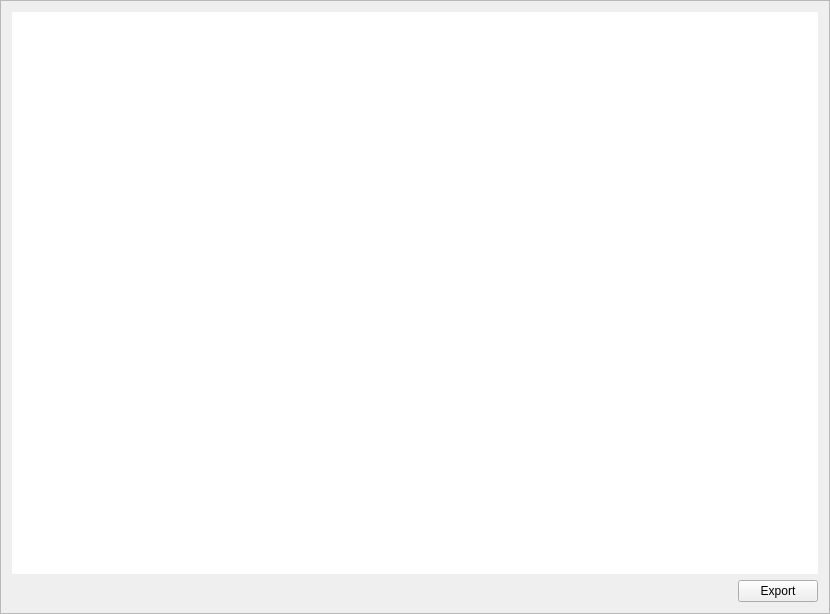
<?xml version="1.0" encoding="UTF-8"?>
<ui version="4.0">
 <class>TransactionsFrame</class>
 <widget class="QFrame" name="TransactionsFrame">
  <property name="geometry">
   <rect>
    <x>0</x>
    <y>0</y>
    <width>830</width>
    <height>614</height>
   </rect>
  </property>
  <property name="windowTitle">
   <string>Frame</string>
  </property>
  <property name="styleSheet">
   <string notr="true">QHeaderView::section {
background-color: #2D2C4D;
color: rgb(215, 215, 215);
padding: 3px;
padding-left: 6px;
border: 0;
margin-bottom: 4px;
font-size: 10pt;
}
</string>
  </property>
  <property name="frameShape">
   <enum>QFrame::StyledPanel</enum>
  </property>
  <property name="frameShadow">
   <enum>QFrame::Raised</enum>
  </property>
  <layout class="QVBoxLayout" name="verticalLayout">
   <item>
    <widget class="QTreeView" name="m_transactionsView">
     <property name="styleSheet">
      <string notr="true">alternate-background-color: #72619e;
</string>
     </property>
     <property name="frameShape">
      <enum>QFrame::NoFrame</enum>
     </property>
     <property name="sizeAdjustPolicy">
      <enum>QAbstractScrollArea::AdjustIgnored</enum>
     </property>
     <property name="editTriggers">
      <set>QAbstractItemView::AnyKeyPressed|QAbstractItemView::CurrentChanged|QAbstractItemView::EditKeyPressed|QAbstractItemView::SelectedClicked</set>
     </property>
     <property name="alternatingRowColors">
      <bool>true</bool>
     </property>
     <property name="rootIsDecorated">
      <bool>false</bool>
     </property>
     <property name="uniformRowHeights">
      <bool>true</bool>
     </property>
     <property name="itemsExpandable">
      <bool>false</bool>
     </property>
     <property name="sortingEnabled">
      <bool>false</bool>
     </property>
     <attribute name="headerCascadingSectionResizes">
      <bool>true</bool>
     </attribute>
     <attribute name="headerShowSortIndicator" stdset="0">
      <bool>false</bool>
     </attribute>
    </widget>
   </item>
   <item>
    <layout class="QHBoxLayout" name="horizontalLayout">
     <item>
      <spacer name="horizontalSpacer">
       <property name="orientation">
        <enum>Qt::Horizontal</enum>
       </property>
       <property name="sizeHint" stdset="0">
        <size>
         <width>40</width>
         <height>20</height>
        </size>
       </property>
      </spacer>
     </item>
     <item>
      <widget class="QPushButton" name="m_csvButton">
       <property name="text">
        <string>Export</string>
       </property>
       <property name="icon">
        <iconset resource="../../resources.qrc">
         <normaloff>:/icons/export</normaloff>:/icons/export</iconset>
       </property>
      </widget>
     </item>
    </layout>
   </item>
  </layout>
 </widget>
 <resources>
  <include location="../../resources.qrc"/>
 </resources>
 <connections>
  <connection>
   <sender>m_csvButton</sender>
   <signal>clicked()</signal>
   <receiver>TransactionsFrame</receiver>
   <slot>exportToCsv()</slot>
   <hints>
    <hint type="sourcelabel">
     <x>761</x>
     <y>587</y>
    </hint>
    <hint type="destinationlabel">
     <x>414</x>
     <y>306</y>
    </hint>
   </hints>
  </connection>
  <connection>
   <sender>m_transactionsView</sender>
   <signal>doubleClicked(QModelIndex)</signal>
   <receiver>TransactionsFrame</receiver>
   <slot>showTransactionDetails(QModelIndex)</slot>
   <hints>
    <hint type="sourcelabel">
     <x>414</x>
     <y>287</y>
    </hint>
    <hint type="destinationlabel">
     <x>414</x>
     <y>306</y>
    </hint>
   </hints>
  </connection>
 </connections>
 <slots>
  <slot>exportToCsv()</slot>
  <slot>showTransactionDetails(QModelIndex)</slot>
 </slots>
</ui>
